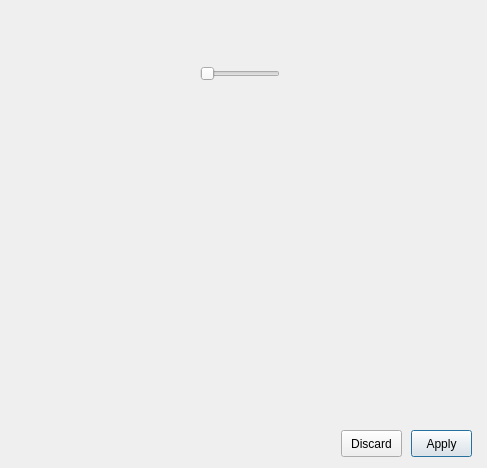
<?xml version="1.0" encoding="UTF-8"?>
<ui version="4.0">
 <class>LaptopModeToolsMainWindow</class>
 <widget class="QDialog" name="LaptopModeToolsMainWindow">
  <property name="geometry">
   <rect>
    <x>0</x>
    <y>0</y>
    <width>487</width>
    <height>468</height>
   </rect>
  </property>
  <property name="windowTitle">
   <string>Laptop Mode Tools</string>
  </property>
  <widget class="QSlider" name="LMTSlider">
   <property name="geometry">
    <rect>
     <x>200</x>
     <y>60</y>
     <width>80</width>
     <height>27</height>
    </rect>
   </property>
   <property name="styleSheet">
    <string notr="true">QSlider {
min-width:80px;
min-height:27px;
max-width:80px;
max-height:27px;
}
QSlider::groove:horizontal {
background-image: url(:/images/slider_bg.png);
background-repeat: no-repeat;
background-position:center;
margin:0px;
border:0px;
padding:0px;
}

QSlider::sub-page:horizontal {
background-image: url(:/images/slider_on.png);
background-repeat: no-repeat;
background-position:left;
background-origin:content;
margin:0px;
border:0px;
padding-left:0px;
}

QSlider::add-page:horizontal {
background-image: url(:/images/slider_off.png);
background-repeat: no-repeat;
background-position:right;
background-origin:content;
margin:0px;
border:0px;
padding-right:0px;
}

QSlider::handle:horizontal {
background-image: url(:/images/slider_handle.png);
width:39px;
height:27px;
margin:0px;
border:0px;
padding:0px;
}

QSlider::sub-page:horizontal:disabled {
background-image: url(:/images/slider_on_disabled.png);
background-repeat: no-repeat;
background-position:left;
background-origin:content;
margin:0px;
border:0px;
padding-left:0px;
}

QSlider::add-page:horizontal:disabled {
background-image: url(:/images/slider_off_disabled.png);
background-repeat: no-repeat;
background-position:right;
background-origin:content;
margin:0px;
border:0px;
padding-right:0px;
}

QSlider::handle:horizontal:disabled {
background-image: url(:/images/slider_handle.png);
width:39px;
height:27px;
margin:0px;
border:0px;
padding:0px;
}</string>
   </property>
   <property name="maximum">
    <number>1</number>
   </property>
   <property name="orientation">
    <enum>Qt::Horizontal</enum>
   </property>
  </widget>
  <widget class="QPushButton" name="pushButtonApply">
   <property name="geometry">
    <rect>
     <x>411</x>
     <y>430</y>
     <width>61</width>
     <height>27</height>
    </rect>
   </property>
   <property name="text">
    <string>Apply</string>
   </property>
  </widget>
  <widget class="QPushButton" name="pushButtonDiscard">
   <property name="geometry">
    <rect>
     <x>341</x>
     <y>430</y>
     <width>61</width>
     <height>27</height>
    </rect>
   </property>
   <property name="text">
    <string>Discard</string>
   </property>
  </widget>
 </widget>
 <resources>
  <include location="resources.qrc"/>
 </resources>
 <connections/>
</ui>
